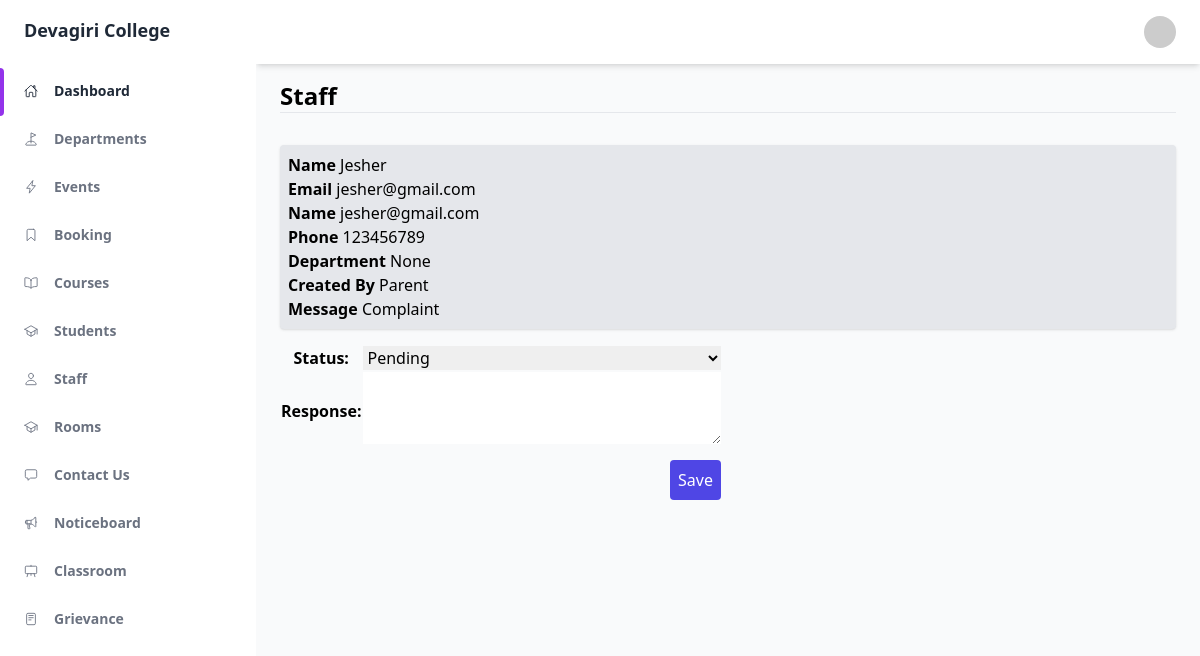
The page /administrator/grievance/update/1/ (signed in) on the database its author committed.
### administrator/models.py (models this page shows)
class Grievance(models.Model):
    STATUS = (
        ('Pending', 'Pending'),
        ('Resolved', 'Resolved'),
        ('Rejected', 'Rejected')
    )
    CREATED_BY = (
        ('Student', 'Student'),
        ('Staff', 'Staff'),
        ('Parent', 'Parent')
    )
    id = models.AutoField(primary_key=True)
    department = models.ForeignKey(to=Department,on_delete=models.CASCADE, blank=True, null=True)
    name = models.CharField(max_length=100)
    email = models.EmailField(max_length=100)
    phone = models.CharField(max_length=15)
    subject = models.CharField(max_length=100)
    message = models.TextField()
    status = models.CharField(max_length=25, choices=STATUS, default='Pending')
    response = models.TextField(null=True, blank=True)
    created_by = models.CharField(max_length=25, choices=CREATED_BY, default='Student')
    created_on = models.DateField(auto_now_add=True)
    updated_on = models.DateField(auto_now=True)

### administrator/views.py (the view)
# urls.py: path("grievance/update/<id>/", GrievanceUddateView.as_view(), name="grievance_update"),
class GrievanceUddateView(LoginRequiredMixin, UserPassesTestMixin, SuccessMessageMixin, UpdateView):
    model = Grievance
    form_class = GrievanceUpdateForm
    template_name = "administrator/grievance/create.html"
    success_url = reverse_lazy('grievance_list')
    success_message = "The grievance has been updated successfully."
    pk_url_kwarg = 'id'
    def get_context_data(self, **kwargs):
        context = super(GrievanceUddateView, self).get_context_data(**kwargs)
        context["grievance"] = get_object_or_404(Grievance, id=self.kwargs['id'])
        return context
    def test_func(self):
        return self.request.user.admin

### administrator/forms.py
class GrievanceUpdateForm(ModelForm):
    class Meta:
        model = Grievance
        fields = ['status', 'response']
        widgets = {
            'response': forms.Textarea(attrs={'rows': 3, 'class': 'w-full'}),
            'status': forms.Select(attrs={'class': 'w-full'}),
        }

### administrator/templates/administrator/grievance/create.html (shortened to what this page needs)
{% extends 'master.html' %}
{% load widget_tweaks %}
{% block content %}
<h1 class="font-bold text-2xl">Staff</h1>
<hr/>
<div class="container mt-4">
    <form method="post">
        <div class="p-2 my-4 rounded shadow bg-gray-200">
            <p>
                <b>Name</b>
                {{ grievance.name }}
            </p>
            <p>
                <b>Email</b>
                {{ grievance.email }}
            </p>
            <p>
                <b>Name</b>
                {{ grievance.email }}
            </p>
            <p>
                <b>Phone</b>
                {{ grievance.phone }}
            </p>
            <p>
                <b>Department</b>
                {{ grievance.department }}
            </p>
            <p>
                <b>Created By</b>
                {{ grievance.created_by }}
            </p>
            <p>
                <b>Message</b>
                {{ grievance.message }}
            </p>
        </div>
        <div class="grid grid-cols-2 gap-3">
            <table>
                {{ form.as_table }}
                <tr>
                    <td></td>
                    <td>
                        <div class="flex mt-2">
                            <button class="ml-auto bg-indigo-600 p-2 rounded text-white">Save</button>
                        </div>
                    </td>
                </tr>
            </table>
        </div>
    </form>
</div>
{% endblock content %}

### rows shown on the page
Grievance: name "Jesher", email "jesher@gmail.com", phone "123456789", department "None", created_by "Parent", message "Complaint"
